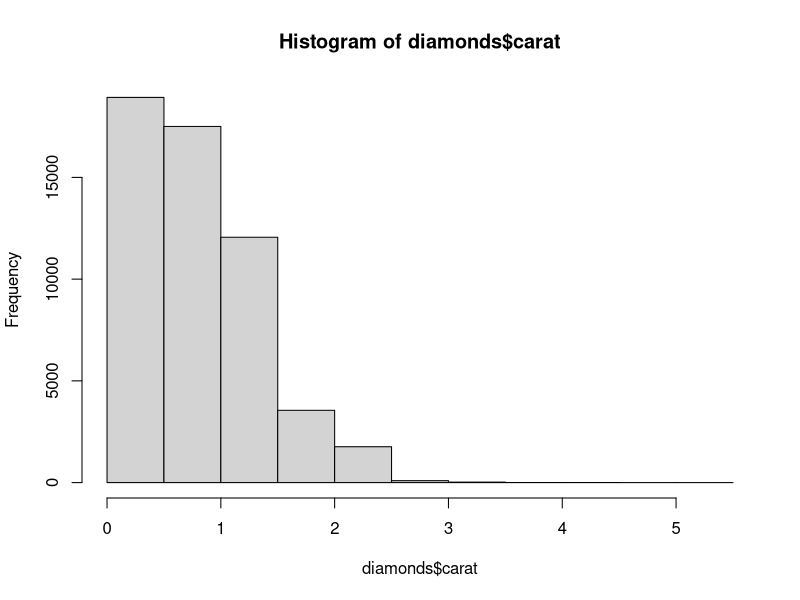
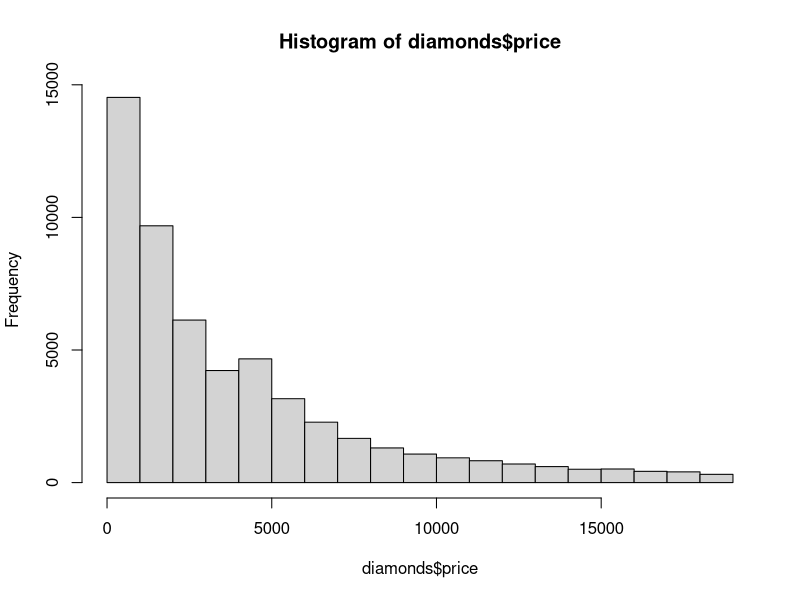
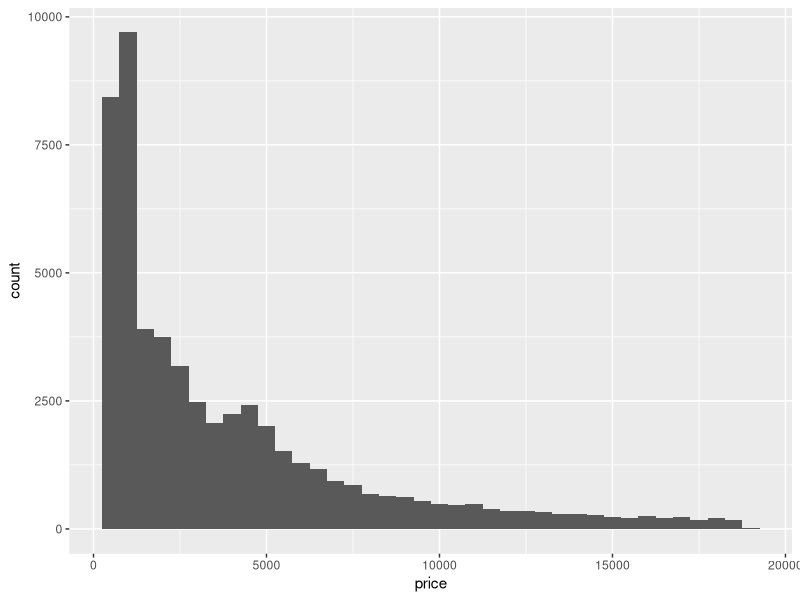
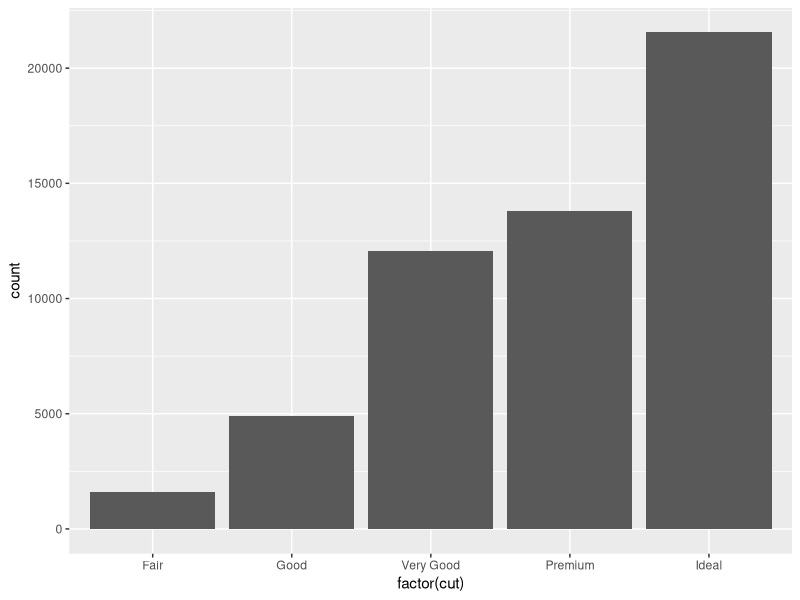
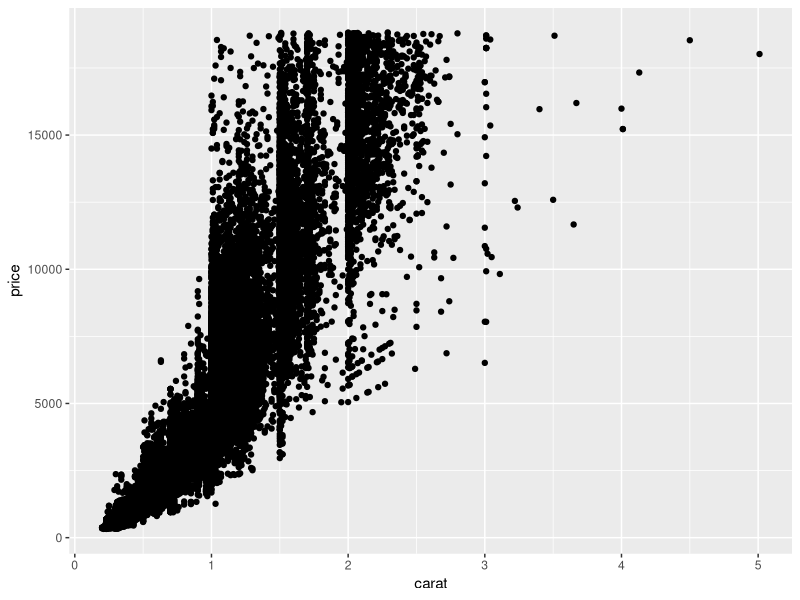
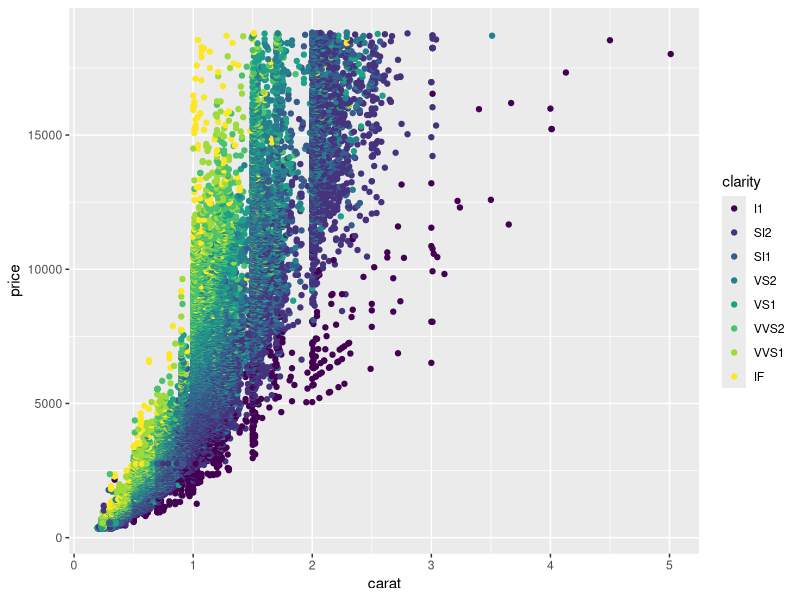
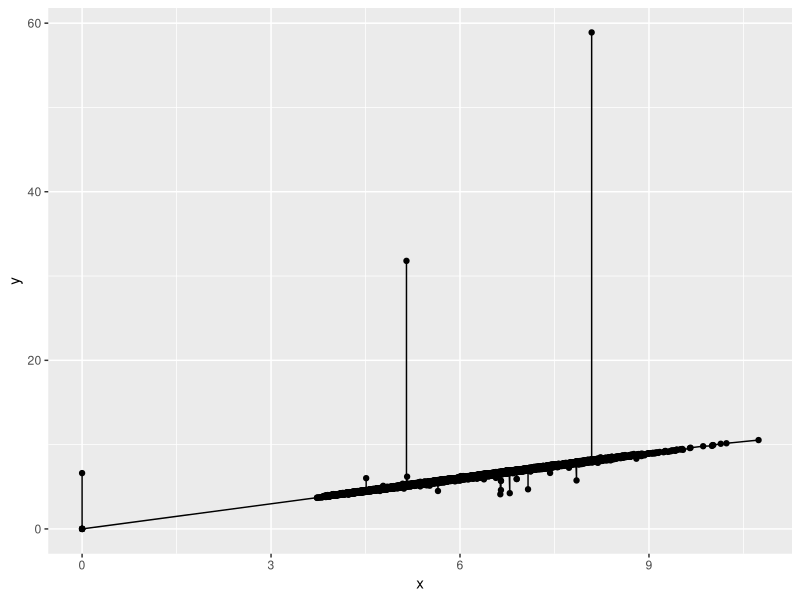
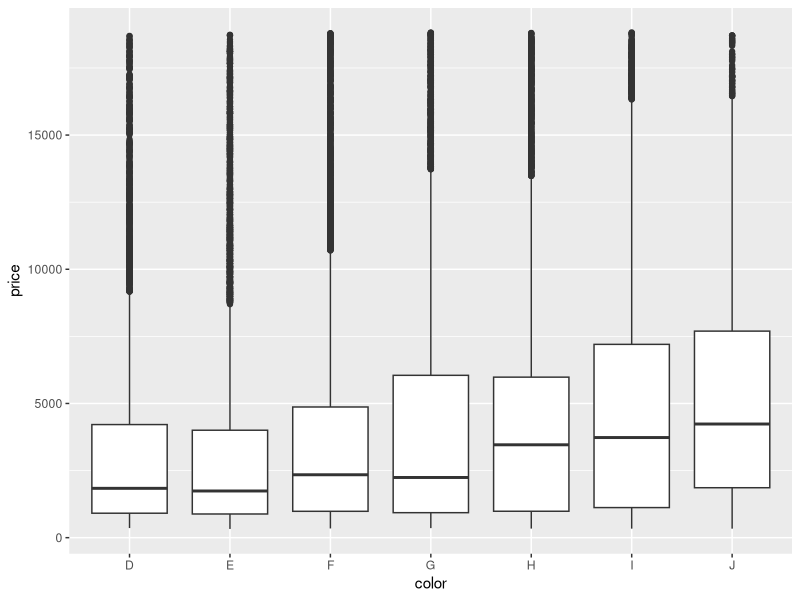

Recreate these plots in R, in order.
#Lab 1 Part 2
#Sebastian Castillo-Sanchez

library(ggplot2)
data("diamonds") #using diamonds data set from ggplot2 package

head(diamonds)

hist(diamonds$carat)
hist(diamonds$price)

ggplot(diamonds, aes(x=price)) + geom_histogram(binwidth = 500)

ggplot(diamonds, aes(x=factor(cut))) + geom_bar()

ggplot(diamonds, aes(x=carat, y=price)) + geom_point()
ggplot(diamonds, aes(x=carat, y=price, color = clarity)) + geom_point()

ggplot(diamonds, aes(x=x, y=y)) + geom_point() + geom_line()

ggplot(diamonds, aes(x=color, y=price)) + geom_boxplot()
ggplot(diamonds, aes(x=cut, y=price)) + geom_boxplot()

qplot(diamonds$color)





